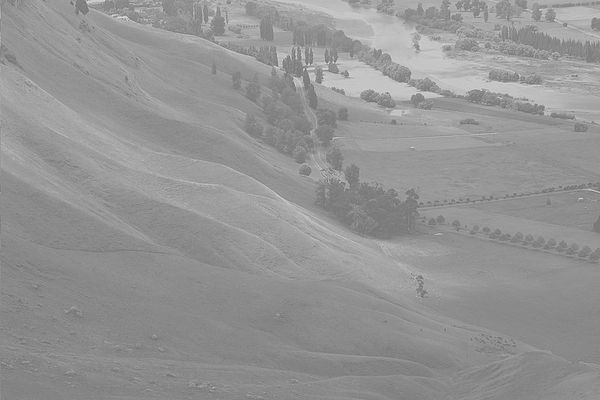
#> input picture hamrah academy/Data/BrightImage.jpg, 600 x 400 px
$ jupyter execute HW1.ipynb
#> lines starting #> are read from the running program, lines starting #| are printed output that depends on the picture
## Libraries

[cell 1]
import cv2
import matplotlib.pyplot as plt
import numpy as np

## Reading Images

[cell 2]
img1 = cv2.imread("Data/BrightImage.jpg", 0)
#> img1 is the input picture: shape (400, 600); min 105, max 228, mean 148
img2 = cv2.imread("Data/DarkImage.jpg", 0)
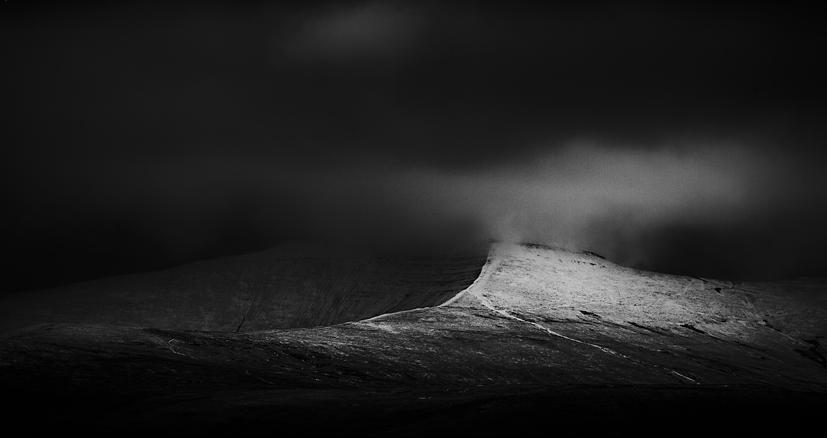
#> input picture hamrah academy/Data/DarkImage.jpg, 827 x 438 px
#> img2 is the input picture: shape (438, 827); min 0, max 235, mean 32.2

## Q0

[cell 3]
plt.figure(figsize = (10, 10))
plt.subplot(121);plt.imshow(img1, cmap = "gray")
plt.subplot(122);plt.imshow(img2, cmap = "gray")

## Q1

[cell 4]
img1_p_20 = cv2.add(img1, 20)
img1_p_40 = cv2.add(img1, 40)
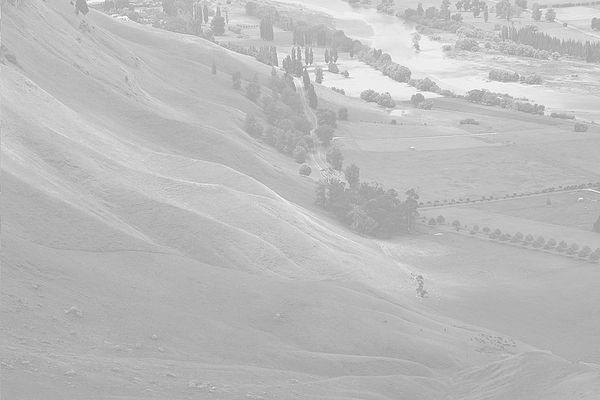
#> img1_p_40: shape (400, 600); min 145, max 255, mean 188
img1_s_20 = cv2.subtract(img1, 20)
img1_s_40 = cv2.subtract(img1, 40)
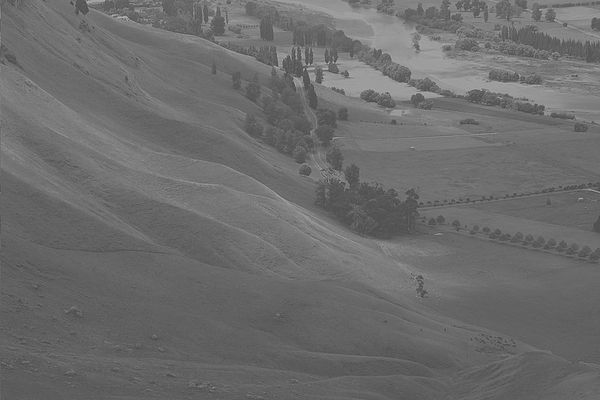
#> img1_s_40: shape (400, 600); min 65, max 188, mean 108

img2_p_20 = cv2.add(img2, 20)
img2_p_40 = cv2.add(img2, 40)
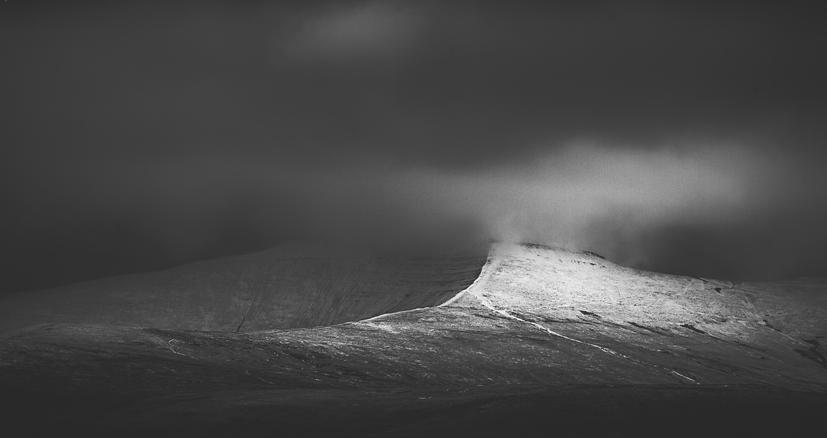
#> img2_p_40: shape (438, 827); min 40, max 255, mean 72.2
img2_s_20 = cv2.subtract(img2, 20)
img2_s_40 = cv2.subtract(img2, 40)

plt.figure(figsize = (20, 7))
plt.subplot(241);plt.imshow(img1_p_20, cmap = "gray");plt.title("img1 + 20")
plt.subplot(242);plt.imshow(img1_p_40, cmap = "gray");plt.title("img1 + 40")
plt.subplot(243);plt.imshow(img1_s_20, cmap = "gray");plt.title("img1 - 20")
plt.subplot(244);plt.imshow(img1_s_40, cmap = "gray");plt.title("img1 - 40")

plt.subplot(245);plt.imshow(img2_p_20, cmap = "gray");plt.title("img2 + 20")
plt.subplot(246);plt.imshow(img2_p_40, cmap = "gray");plt.title("img2 + 40")
plt.subplot(247);plt.imshow(img2_s_20, cmap = "gray");plt.title("img2 - 20")
plt.subplot(248);plt.imshow(img2_s_40, cmap = "gray");plt.title("img2 - 40")

## Q2

[cell 5]
img1_m_050 = cv2.multiply(img1, 0.5)
img1_m_050 = np.clip(img1_m_050, 0, 255).astype(np.uint8)

img1_m_075 = cv2.multiply(img1, 0.75)
img1_m_075 = np.clip(img1_m_075, 0, 255).astype(np.uint8)

img1_m_125 = cv2.multiply(img1, 1.25)
img1_m_125 = np.clip(img1_m_125, 0, 255).astype(np.uint8)

img1_m_150 = cv2.multiply(img1, 1.5)
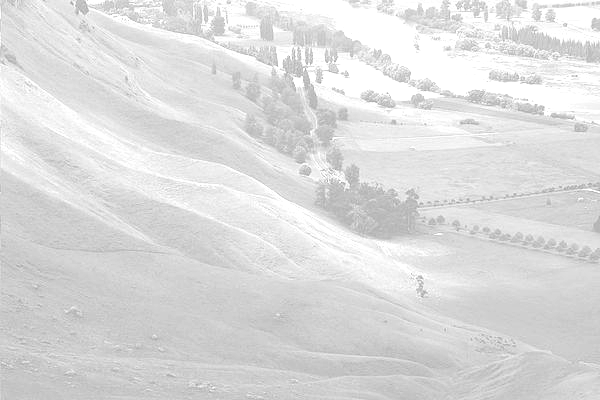
#> img1_m_150: shape (400, 600); min 158, max 255, mean 220.4
img1_m_150 = np.clip(img1_m_150, 0, 255).astype(np.uint8)


img2_m_050 = cv2.multiply(img2, 0.5)
img2_m_050 = np.clip(img2_m_050, 0, 255).astype(np.uint8)

img2_m_075 = cv2.multiply(img2, 0.75)
img2_m_075 = np.clip(img2_m_075, 0, 255).astype(np.uint8)

img2_m_125 = cv2.multiply(img2, 1.25)
img2_m_125 = np.clip(img2_m_125, 0, 255).astype(np.uint8)

img2_m_150 = cv2.multiply(img2, 1.5)
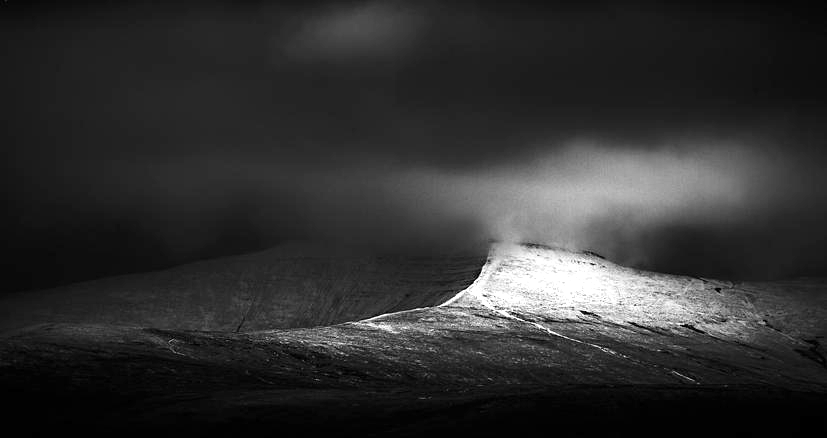
#> img2_m_150: shape (438, 827); min 0, max 255, mean 48.2
img2_m_150 = np.clip(img2_m_150, 0, 255).astype(np.uint8)

plt.figure(figsize = (20, 7))
plt.subplot(241);plt.imshow(img1_m_050, cmap = "gray");plt.title("img1 * 0.5")
plt.subplot(242);plt.imshow(img1_m_075, cmap = "gray");plt.title("img1 * 0.75")
plt.subplot(243);plt.imshow(img1_m_125, cmap = "gray");plt.title("img1 * 1.25")
plt.subplot(244);plt.imshow(img1_m_150, cmap = "gray");plt.title("img1 * 1.5")

plt.subplot(245);plt.imshow(img2_m_050, cmap = "gray");plt.title("img2 * 0.5")
plt.subplot(246);plt.imshow(img2_m_075, cmap = "gray");plt.title("img2 * 0.75")
plt.subplot(247);plt.imshow(img2_m_125, cmap = "gray");plt.title("img2 * 1.25")
plt.subplot(248);plt.imshow(img2_m_125, cmap = "gray");plt.title("img2 * 1.5")

## Q3

[cell 6]
img1_a = 255.0 / (img1.max().item()-img1.min().item())
#> img1_a = 2.07
img1_b = -1 * img1_a * img1.min().item()
#> img1_b = -217.7
img1_new = ((img1 * img1_a) + img1_b).astype("uint8")
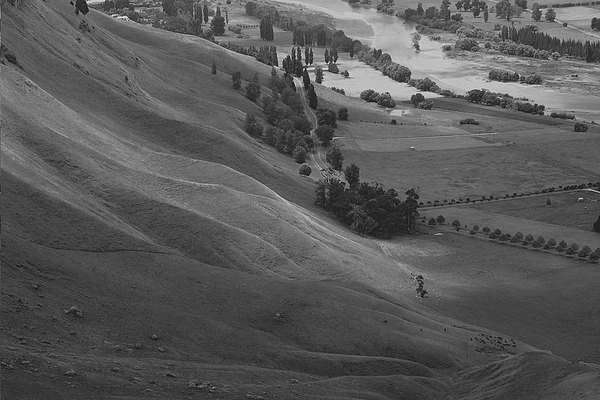
#> img1_new: shape (400, 600); min 0, max 255, mean 88.7

img2_a = 255.0 / (img2.max().item()-img2.min().item())
#> img2_a = 1.09
img2_b = -1 * img2_a * img2.min().item()
#> img2_b = 0
img2_new = ((img2 * img2_a) + img2_b).astype("uint8")

plt.figure(figsize = (30, 10))
plt.subplot(241);plt.imshow(img1, cmap = "gray");plt.title("img1")
plt.subplot(242);plt.imshow(img1_new, cmap = "gray");plt.title("new img1")
plt.subplot(243);plt.imshow(img2, cmap = "gray");plt.title("img2")
plt.subplot(244);plt.imshow(img2_new, cmap = "gray");plt.title("new img2")

plt.subplot(245);plt.hist(img1.ravel(), 256);plt.title("img1 hist")
plt.subplot(246);plt.hist(img1_new.ravel(), 256);plt.title("new img1 hist")
plt.subplot(247);plt.hist(img2.ravel(), 256);plt.title("img2 hist")
plt.subplot(248);plt.hist(img2_new.ravel(), 256);plt.title("new img2 hist")
#> figure, not shown here; panel 5: tallest bar 9682 high, from x = 136.7 to 137.2; panel 6: tallest bar 9682 high, from x = 65.74 to 66.74; panel 7: tallest bar 15646 high, from x = 23.87 to 24.79; panel 8: tallest bar 15646 high, from x = 25.8 to 26.79

## Q4

[cell 7]
img1_08 = np.pow(img1, 0.8)
img1_09 = np.pow(img1, 0.9)
img1_11 = np.pow(img1, 1.1)
img1_12 = np.pow(img1, 1.2)

img2_08 = np.pow(img2, 0.8)
img2_09 = np.pow(img2, 0.9)
img2_11 = np.pow(img2, 1.1)
img2_12 = np.pow(img2, 1.2)

plt.figure(figsize = (20, 7))
plt.subplot(241);plt.imshow(img1_08, cmap = "gray");plt.title("img1 0.8")
plt.subplot(242);plt.imshow(img1_09, cmap = "gray");plt.title("img1 0.9")
plt.subplot(243);plt.imshow(img1_11, cmap = "gray");plt.title("img1 1.1")
plt.subplot(244);plt.imshow(img1_12, cmap = "gray");plt.title("img1 1.2")

plt.subplot(245);plt.imshow(img2_08, cmap = "gray");plt.title("img2 0.8")
plt.subplot(246);plt.imshow(img2_09, cmap = "gray");plt.title("img2 0.9")
plt.subplot(247);plt.imshow(img2_11, cmap = "gray");plt.title("img2 1.1")
plt.subplot(248);plt.imshow(img2_12, cmap = "gray");plt.title("img2 1.2")

## Q5

[cell 8]
img1_hist_equalized = cv2.equalizeHist(img1)
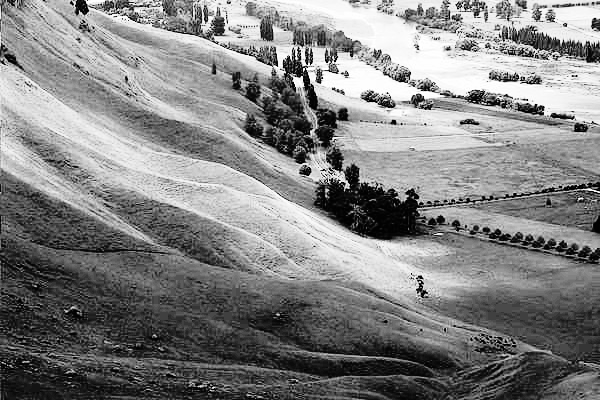
#> img1_hist_equalized: shape (400, 600); min 0, max 255, mean 130.4
img2_hist_equalized = cv2.equalizeHist(img2)
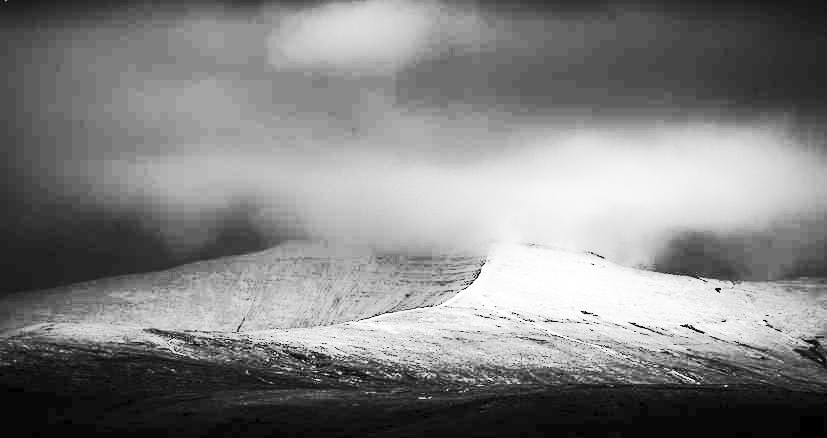
#> img2_hist_equalized: shape (438, 827); min 0, max 255, mean 129.9

plt.figure(figsize = (20, 7))
plt.subplot(241);plt.imshow(img1, cmap = "gray");plt.title("img1")
plt.subplot(242);plt.imshow(img1_hist_equalized, cmap = "gray");plt.title("new img1")
plt.subplot(243);plt.imshow(img2, cmap = "gray");plt.title("img2")
plt.subplot(244);plt.imshow(img2_hist_equalized, cmap = "gray");plt.title("new img2")

plt.subplot(245);plt.hist(img1.ravel(), 256);plt.title("img1 hist")
plt.subplot(246);plt.hist(img1_hist_equalized.ravel(), 256);plt.title("new img1 hist")
plt.subplot(247);plt.hist(img2.ravel(), 256);plt.title("img2 hist")
plt.subplot(248);plt.hist(img2_hist_equalized.ravel(), 256);plt.title("new img2 hist")
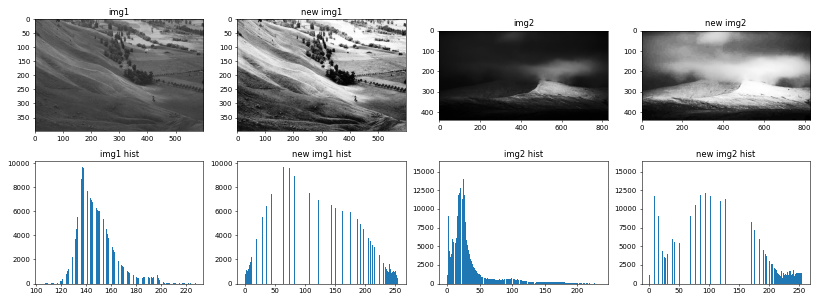
#> figure drawn by matplotlib, 8 panels; panel 5: tallest bar 9682 high, from x = 136.7 to 137.2; panel 6: tallest bar 9682 high, from x = 63.75 to 64.75; panel 7: tallest bar 15646 high, from x = 23.87 to 24.79; panel 8: tallest bar 15646 high, from x = 137.5 to 138.5
